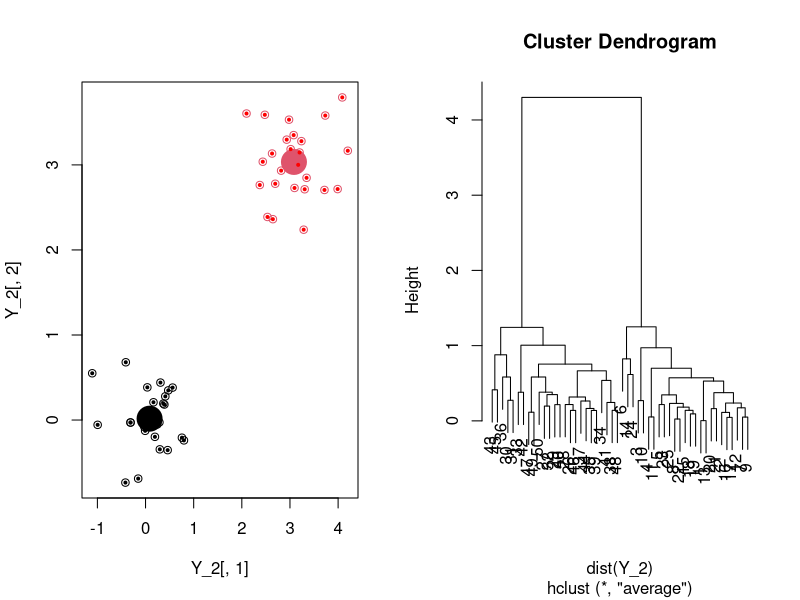
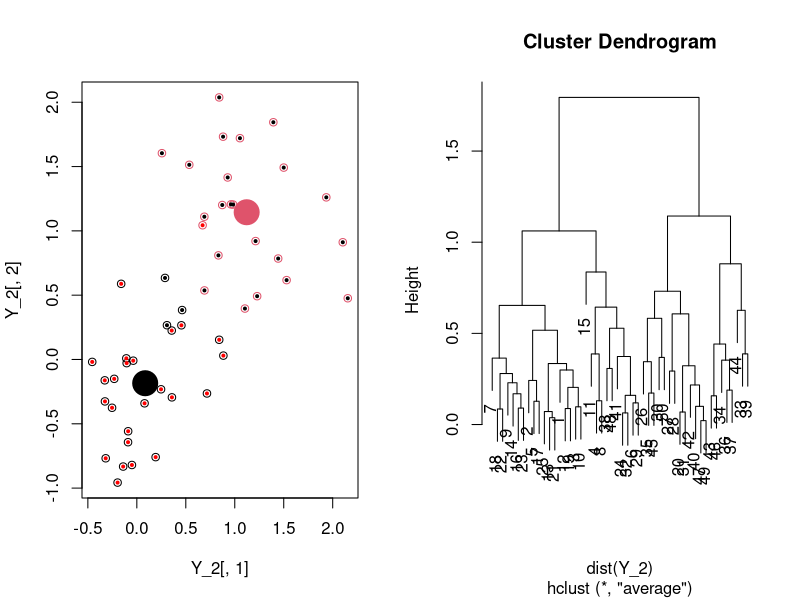
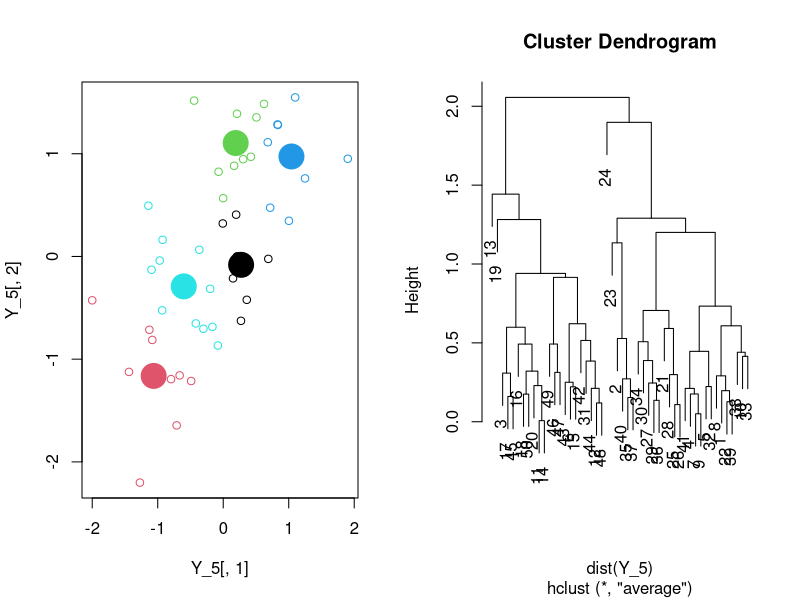
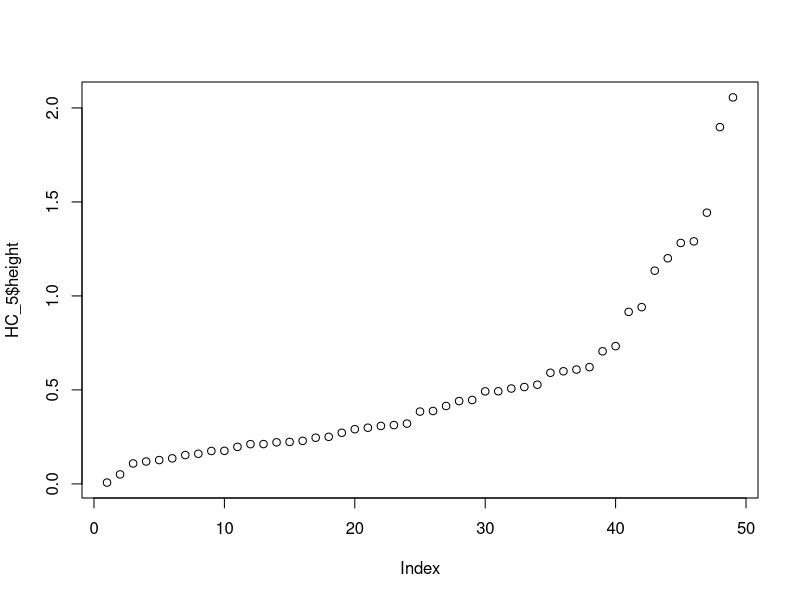
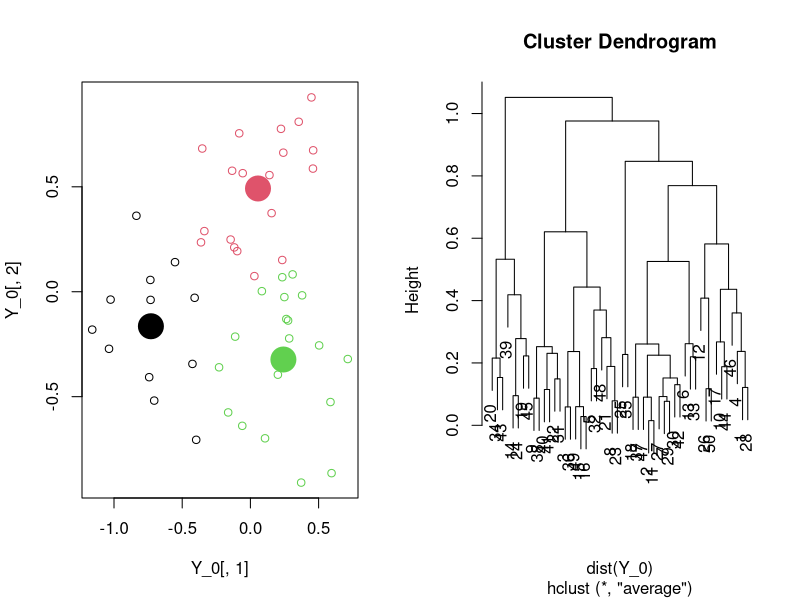
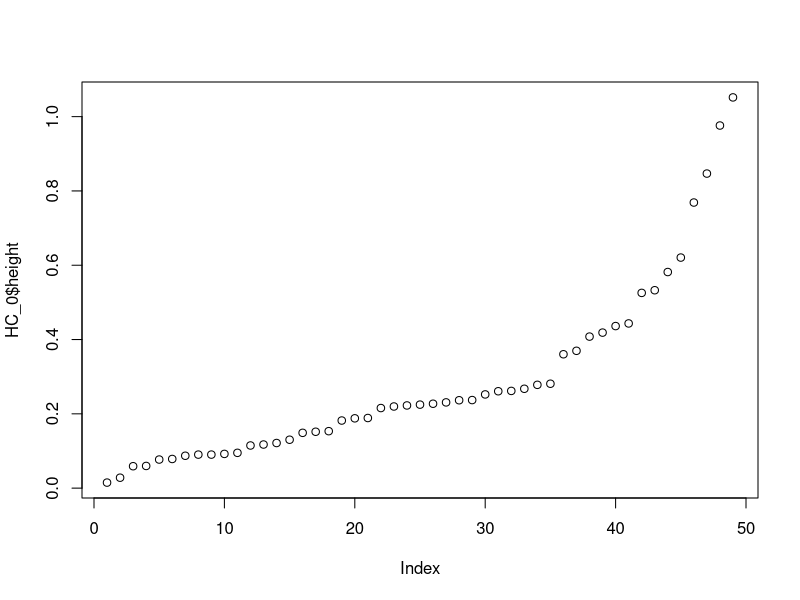

These figures' R source, in order:
##
## Clustering some simulated data.
##

set.seed(1)

## Fake data with 2 clusters. Clear separation between the two clusters.
Y_2 = rbind(matrix(rnorm(25 * 2, 0, 0.5), nrow = 25), matrix(rnorm(25 * 2, 3, 0.5), 
  nrow = 25))
KM_2 = kmeans(Y_2, 2)
HC_2 = hclust(dist(Y_2), "average")

par(mfrow = c(1, 2))
plot(Y_2[, 1], Y_2[, 2], col = KM_2$cluster)
points(KM_2$centers[, 1], KM_2$centers[, 2], col = 1:2, pch = 20, cex = 5)
points(Y_2[, 1], Y_2[, 2], col = c(rep("black", 25), rep("red", 25)), pch = 20, cex = 0.6)
plot(HC_2)

## Less separation. Now some overlap between the clusters.
Y_2 = rbind(matrix(rnorm(25 * 2, 0, 0.5), nrow = 25), 
  matrix(rnorm(25 * 2, 1, 0.5), nrow = 25))
KM_2 = kmeans(Y_2, 2)
HC_2 = hclust(dist(Y_2), "average")

par(mfrow = c(1, 2))
plot(Y_2[, 1], Y_2[, 2], col = KM_2$cluster)
points(KM_2$centers[, 1], KM_2$centers[, 2], col = 1:2, pch = 20, cex = 5)
points(Y_2[, 1], Y_2[, 2], col = c(rep("red", 25), rep("black", 25)), pch = 20, cex = 0.6)
plot(HC_2)

## Fake data with 5 clusters, little separation. Much harder to see clustering now. One 
## would be more likely to conclude that there are two clusters than five here (based on 
## the plot of merge heights and by visual inspection of the dendogram). If we choose two 
## clusters, it looks like most of the observations with means +/- 1 group together, and 
## most of the observations with mean +/- 0.5 group together.
Y_5 = rbind(matrix(rnorm(10 * 2, 0, 0.5), nrow = 10), 
  matrix(rnorm(10 * 2, 1, 0.5), nrow = 10), 
  matrix(rnorm(10 * 2, -1, 0.5), nrow = 10), 
  matrix(rnorm(10 * 2, -0.5, 0.5), nrow = 10), 
  matrix(rnorm(10 * 2, 0.5, 0.5), nrow = 10))
KM_5 = kmeans(Y_5, 5)
HC_5 = hclust(dist(Y_5), "average")

par(mfrow = c(1, 2))
plot(Y_5[, 1], Y_5[, 2], col = KM_5$cluster)
points(KM_5$centers[, 1], KM_5$centers[, 2], col = 1:5, pch = 20, cex = 5)
plot(HC_5)

par(mfrow = c(1, 1))
plot(HC_5$height)

## Fake data with no clusters. A clustering algorithm will always return an "optimal" 
## assignment of observation to groups. That doesn't mean that the grouping is real. Here
## is an example where there is *no* grouping. There is no obvious place in the dendogram 
## where group separation jumps, and the plot of merge heights has no obvious "scree."
set.seed(101)
Y_0 = matrix(rnorm(50 * 2, 0, 0.5), nrow = 50)
KM_0 = kmeans(Y_0, 3)
HC_0 = hclust(dist(Y_0), "average")

par(mfrow = c(1, 2))
plot(Y_0[, 1], Y_0[, 2], col = KM_0$cluster)
points(KM_0$centers[, 1], KM_0$centers[, 2], col = 1:3, pch = 20, cex = 5)
plot(HC_0)

par(mfrow = c(1, 1))
plot(HC_0$height)